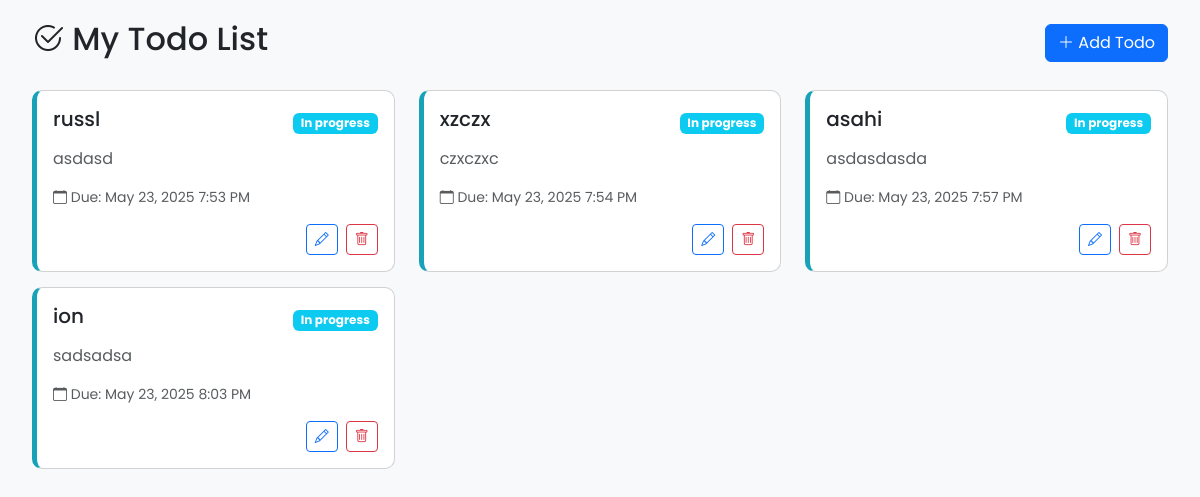
The page / on the database its author committed.
### tables this page shows
CREATE TABLE `todos` (
  `id` int(10) UNSIGNED NOT NULL AUTO_INCREMENT,
  `task` varchar(255) NOT NULL,
  `description` text DEFAULT NULL,
  `status` enum('pending','in_progress','completed') NOT NULL DEFAULT 'pending',
  `due_date` datetime DEFAULT NULL,
  `created_at` timestamp NOT NULL DEFAULT current_timestamp(),
  `updated_at` timestamp NOT NULL DEFAULT current_timestamp() ON UPDATE current_timestamp(),
  PRIMARY KEY (`id`)
);

### public/index.php (the view, shortened to what this page needs)
<?php
$host = 'localhost';
$user = 'root';
$pass = '';
$dbname = 'todolist';
$conn = new mysqli($host, $user, $pass, $dbname);
$conn->query("CREATE TABLE IF NOT EXISTS todos (
    id INT AUTO_INCREMENT PRIMARY KEY,
    task VARCHAR(255) NOT NULL,
    description TEXT,
    status ENUM('pending', 'in_progress', 'completed') DEFAULT 'pending',
    due_date DATETIME,
    created_at TIMESTAMP DEFAULT CURRENT_TIMESTAMP,
    updated_at TIMESTAMP DEFAULT CURRENT_TIMESTAMP ON UPDATE CURRENT_TIMESTAMP
)");
$result = $conn->query("SELECT * FROM todos ORDER BY status, due_date ASC");
?>
<!DOCTYPE html>
<html lang="en">
<head>
  <link href="https://cdn.jsdelivr.net/npm/bootstrap@5.3.2/dist/css/bootstrap.min.css" rel="stylesheet" />
  <link href="https://cdn.jsdelivr.net/npm/bootstrap-icons@1.10.5/font/bootstrap-icons.css" rel="stylesheet" />
</head>
<body>
<div class="main-content">
  <div class="container-fluid">
    <div class="d-flex justify-content-between align-items-center mb-4">
      <h2><i class="bi bi-check2-circle"></i> My Todo List</h2>
      <button class="btn btn-primary" data-bs-toggle="modal" data-bs-target="#addTodoModal">
        <i class="bi bi-plus-lg"></i> Add Todo
      </button>
    </div>
    <div class="row">
      <?php while ($row = $result->fetch_assoc()): ?>
        <div class="col-md-4">
          <div class="card todo-card status-<?= htmlspecialchars($row['status']) ?>">
            <div class="card-body">
              <div class="d-flex justify-content-between align-items-center mb-2">
                <h5 class="card-title"><?= htmlspecialchars($row['task']) ?></h5>
                <span class="badge bg-<?= $row['status'] == 'pending' ? 'warning' : ($row['status'] == 'in_progress' ? 'info' : 'success') ?>">
                  <?= str_replace('_', ' ', ucfirst($row['status'])) ?>
                </span>
              </div>
              <p class="card-text text-muted"><?= htmlspecialchars($row['description']) ?></p>
              <?php if ($row['due_date']): ?>
                <p class="text-muted small">
                  <i class="bi bi-calendar"></i> Due: <?= date('M j, Y g:i A', strtotime($row['due_date'])) ?>
                </p>
              <?php endif; ?>
              <div class="d-flex justify-content-end">
                <button class="btn btn-sm btn-outline-primary me-2" data-bs-toggle="modal"
                  data-bs-target="#editTodoModal<?= $row['id'] ?>">
                  <i class="bi bi-pencil"></i>
                </button>
                <a href="?delete=<?= $row['id'] ?>" class="btn btn-sm btn-outline-danger"
                  onclick="return confirm('Delete this todo?')">
                  <i class="bi bi-trash"></i>
                </a>
              </div>
            </div>
          </div>
        </div>
      <?php endwhile; ?>
    </div>
  </div>
</div>
</body>
</html>

### public/index.php (style rules this page uses)
body { font-family: 'Poppins', sans-serif; background-color: #f8f9fa; }
.main-content { padding: 20px; }
.todo-card { transition: all 0.3s ease; margin-bottom: 15px; border-radius: 10px; }
.status-in_progress { border-left: 5px solid #17a2b8; }

### rows shown on the page
todos: task "russl", status "In progress", description "asdasd", due_date "May 23, 2025 7:53 PM"
todos: task "xzczx", status "In progress", description "czxczxc", due_date "May 23, 2025 7:54 PM"
todos: task "asahi", status "In progress", description "asdasdasda", due_date "May 23, 2025 7:57 PM"
todos: task "ion", status "In progress", description "sadsadsa", due_date "May 23, 2025 8:03 PM"
